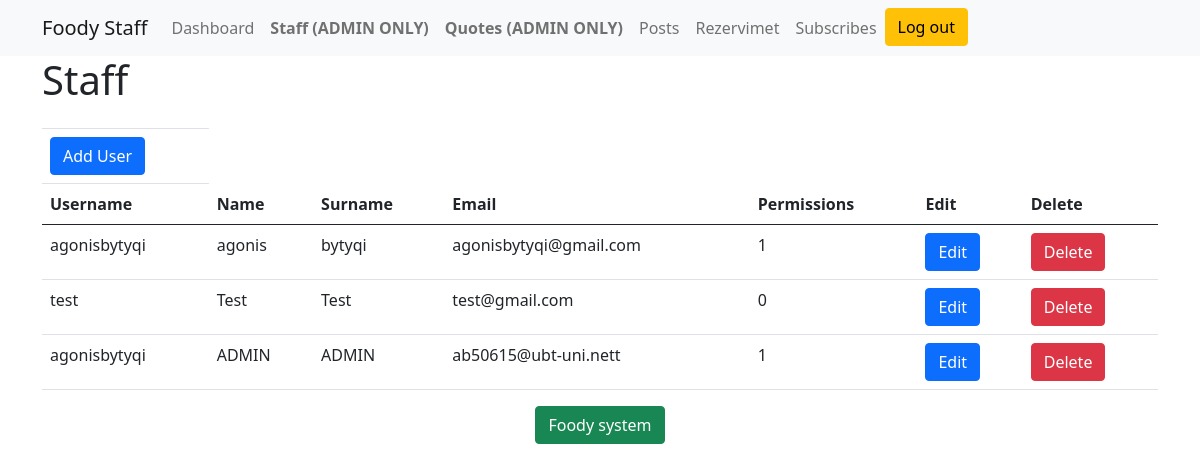
Page /admin/index.php?page=staff (signed in) on the committed database.
### tables this page shows
CREATE TABLE `staff` (
  `user_id` int(11) NOT NULL,
  `username` varchar(32) NOT NULL,
  `name` varchar(64) NOT NULL,
  `surname` varchar(128) NOT NULL,
  `email` varchar(128) NOT NULL,
  `password` varchar(512) NOT NULL,
  `permission` int(16) NOT NULL
);

### admin/staff.php (the view)
<?php
    require '../config/dbconfig.php';
    $query = $conn->query('SELECT * FROM staff');
    $users = $query->fetchAll();
    if($_SESSION['permission']==1){
?>
<div class="container">
    <h1>Staff</h1>
    <table class="table">
        <thead>
            <tr>
                <td></td>
            </tr>
            <tr>
            <td><a href="add_user.php" class="btn btn-primary">Add User</a></td>
            </tr>
            <tr>
                <th scope="col">Username</th>
                <th scope="col">Name</th>
                <th scope="col">Surname</th>
                <th scope="col">Email</th>
                <th scope="col">Permissions</th>
                <th scope="col">Edit</th>
                <th scope="col">Delete</th>
            </tr>
        </thead>
        <tbody>
            <?php foreach ($users as $user) : ?>
                <tr>
                    <td><?php echo $user['username']; ?></td>
                    <td><?php echo $user['name']; ?></td>
                    <td><?php echo $user['surname']; ?></td>
                    <td><?php echo $user['email']; ?></td>
                    <td><?php echo $user['permission']; ?></td>
                    <td><a href="index.php?page=edit_user&id=<?php echo $user['user_id']; ?>" class="btn btn-primary">Edit</a></td>
                    <td><a href="index.php?page=delete_user&id=<?php echo $user['user_id']; ?>" class="btn btn-danger">Delete</a></td>
                </tr>
            <?php endforeach; ?>
        </tbody>
    </table>
</div>
<?php
    } else {
        header ('Location: index.php?page=test');
    }
?>

### rows in the picture
staff: username "agonisbytyqi", name "agonis", surname "bytyqi", email "agonisbytyqi@gmail.com", permission "1"
staff: username "test", name "Test", surname "Test", email "test@gmail.com", permission "0"
staff: username "agonisbytyqi", name "ADMIN", surname "ADMIN", email "ab50615@ubt-uni.nett", permission "1"
